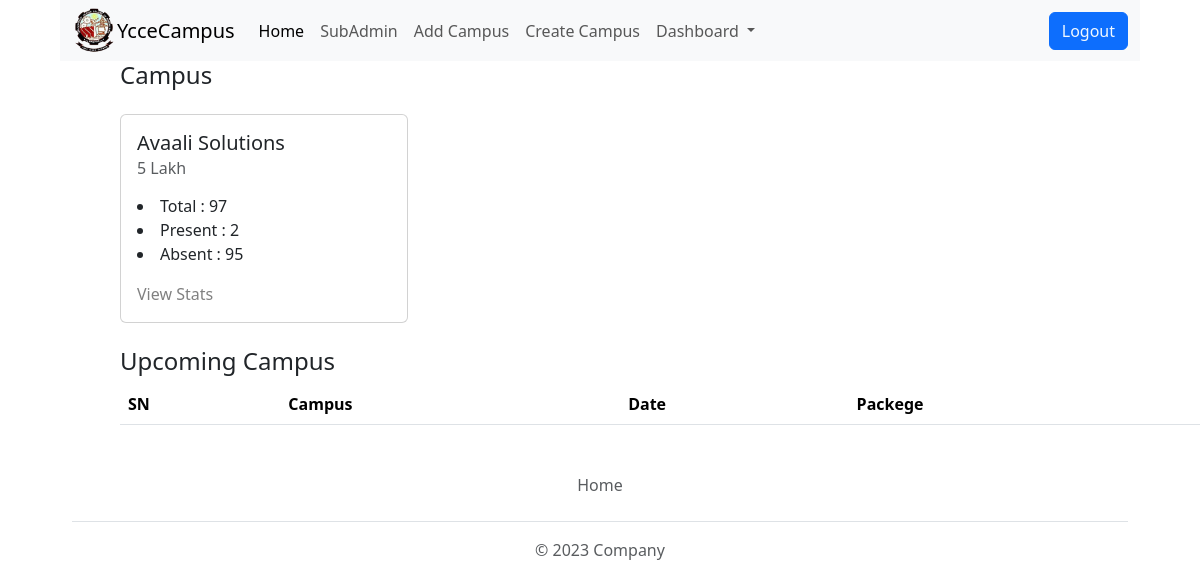
The page / (signed in) on the database as committed earlier.
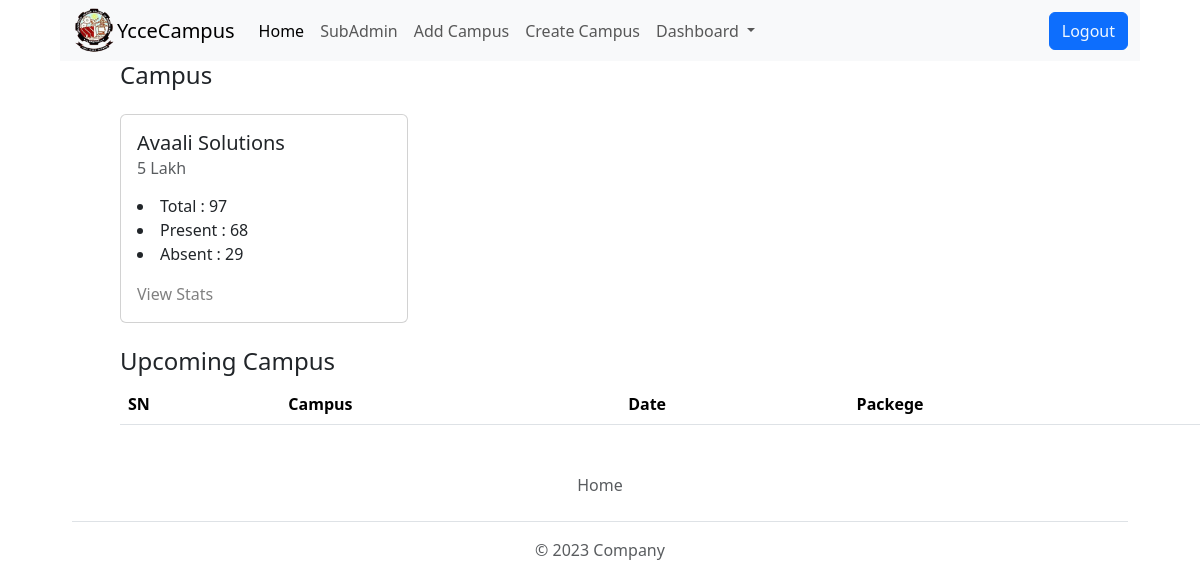
The same page on the database as committed later.
### app.py (models this page shows)
class Campus(db.Model):
    sno = db.Column(db.Integer, primary_key=True)
    name = db.Column(db.String, nullable=True)
    departments = db.Column(db.String, nullable=True)
    pack = db.Column(db.String, nullable=True)
    date = db.Column(db.String, nullable=True)
    user_id = db.Column(db.Integer, db.ForeignKey('student.id'), nullable=True)

### app.py (the view)
@app.route("/")
def home():
    user = session.get('user')
    if user and user == 'admin':
        dept = []
        ca = Campus.query.all()
        for dep in ca:
            dept.append(ast.literal_eval(dep.departments))
        zp = zip(ca,dept)
        return render_template("index.html",zp=zp,campus = ca)
    return  redirect("/login")

### templates/index.html (shortened to what this page needs)
{% extends 'layout.html' %}
{% block body %}
      <div class="nvb">
        <h4 class="nvb">Campus</h4>
        {% for cam,d in zp %}
        {% if loop.index <= 4 %}
          <div class="card nc" style="width: 18rem;">
              <div class="card-body">
                <h5 class="card-title">{{cam.name}}</h5>
                <h6 class="card-subtitle mb-2 text-body-secondary">{{cam.pack}}</h6>
                <p class="card-text">
                  {% if d["clg"]['total'] is none  %}
                  <p>Campus is not Created</p>
                  {% else %}
                    <li>Total : {{d["clg"]['total']}}</li>
                    <li>Present : {{d["clg"]['present']}}</li>
                    <li>Absent : {{d["clg"]['absent']}}</li>
                  {% endif %}
                </p>
                <a style="text-decoration: none;color: gray;" href="/veiwStats/{{ cam.name }}" class="card-link">View Stats</a>
              </div>
          </div>
        {% endif %}
      {% endfor %}
      <h4 class="nvb">Upcoming Campus</h4>
      <table class="table tl">
        <thead>
          <tr>
            <th scope="col">SN</th>
            <th scope="col">Campus</th>
            <th scope="col">Date</th>
            <th scope="col">Packege</th>
          </tr>
        </thead>
      </table>
    {% endblock body  %}

### templates/layout.html (shortened to what this page needs)
<!doctype html>
<html lang="en">
  <head>
    <link href="https://cdn.jsdelivr.net/npm/bootstrap@5.3.2/dist/css/bootstrap.min.css" rel="stylesheet">
  </head>
  <body>
    <div class="nv">
        <nav class="navbar navbar-expand-lg bg-body-tertiary">
            <div class="container-fluid">
                <a href="/"><img   src="/static/Ycce_CollegeLogo.png" style="height: 45px;" alt=""></a>
              <a class="navbar-brand" href="/">YcceCampus</a>
              <div class="collapse navbar-collapse" id="navbarSupportedContent">
                <ul class="navbar-nav me-auto mb-2 mb-lg-0">
                  <li class="nav-item">
                    <a class="nav-link active" aria-current="page" href="/">Home</a>
                  </li>
                  <li class="nav-item">
                    <a class="nav-link" href="/subadmin">SubAdmin</a>
                  </li>
                  <li class="nav-item">
                    <a class="nav-link" href="/addCampus">Add Campus</a>
                  </li>
                  <li class="nav-item">
                    <a class="nav-link" href="/createCampus">Create Campus</a>
                  </li>
                  <li class="nav-item dropdown">
                    <a class="nav-link dropdown-toggle" href="#" role="button" data-bs-toggle="dropdown" aria-expanded="false">
                      Dashboard
                    </a>
                  </li>
                </ul>
                <form class="d-flex" role="search">
                  {% if 'user' in session %}
                  <button class="btn btn btn-primary" type="submit" ><a style="text-decoration: none;color: aliceblue;" href="/logout">Logout </a></button>
              {% else %}
              <button class="btn btn btn-primary" type="submit"><a style="text-decoration: none;color: aliceblue;" href="/login">Login </a></button>
              {% endif %}
                </form>
              </div>
            </div>
          </nav>
    </div>
    {% block body %}
{% endblock  %}
<footer>
  <div class="container">
      <footer class="py-3 my-4">
        <ul class="nav justify-content-center border-bottom pb-3 mb-3">
          <li class="nav-item"><a href="/" class="nav-link px-2 text-body-secondary">Home</a></li>
        </ul>
        <p class="text-center text-body-secondary">© 2023 Company</p>
      </footer>
    </div>
</footer>
</div>
</body>
</html>

### templates/layout.html (style rules this page uses)
* { margin: 0px; padding: 0px; }
.tl { margin-left: 5vw; margin-right: 5vw; }
.nv { margin-left: 5vw; margin-right: 5vw; }
.nvb { margin-left: 5vw; margin-right: 5vw; }
.nc { margin-left: 5vw; margin-right: 5vw; margin-top: 2vh; margin-bottom: 3vh; display: inline-block; }
.navbar-brand { display: block; }
img { display: block; }

Rows that differ between the two databases and show on the page:
changed Campus "Avaali Solutions": clg.present "2" → "68"; clg.absent "95" → "29"
